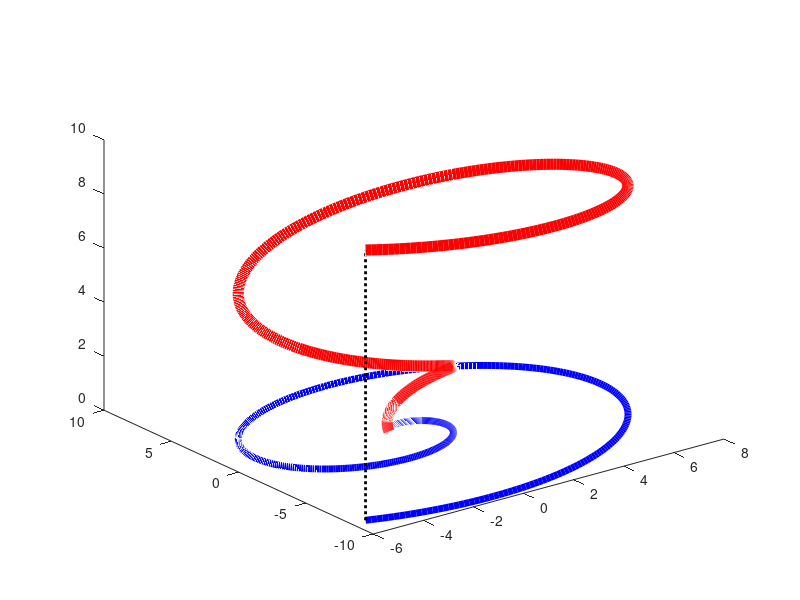

MATLAB code to generate this figure: (Note: this script raises an error after producing the figure.)
  %% mydata_rotate3D
  % demo that produces an animated png picture in 3D; it rotates when openend in a browser, such as Firefox
  % the demo assumes that operating system can find the open-source animated png-assembler apngasm-2.91-bin-win64.exe
  % this assembler app is ran outside Matlab by Matlab function rotate3D
  
  close all
  z = linspace(0,10,500)'; y = z.*cos(z); x = z.*sin(z); % set data
  
  Hfig = figure; % assign figure-handle for use in rotate3D
  plot3(x, y, z, 'r', 'linewidth', 8) % make 3D plot of data-curve
  hold on % add to figure
  plot3(x, y, 0*z, 'b', 'linewidth', 5) % make projection of data-curve on x,y-plane
  plot3(x([end end],1),y([end end],1),z([1 end],1), ':k', 'linewidth', 2) % connect end-points of both curves
  
  Ax = gca; Ax.XColor = 'none'; Ax.YColor = 'none'; Ax.ZColor = 'none'; % hide all axes
  view([60 20]) % set viewing angle on xy-plane, while rotating around z-axis
  rotate3D(Hfig, 'mydata_rotate3D'); % this writes 100 files in subdir "frames", and deletes them after producing the output file
  % you first see a rotating Matlab-fig, where Matlab does the rotation inside Matlab
  % then frame-pictures are written; this takes a while, see progress in Matlab's command-window
  % these frame-pictures are then catenated in the animated png file that is included in a html file and rotates outside Matlab
  
  % write html-file that includes the animated png-file mydata_rotate3D.png
  oid = fopen('mydata_rotate3D.html', 'w+'); % open file for reading and writing and deletes old content   
  fprintf(oid, '<!DOCTYPE html><html><body><img src="mydata_rotate3D.png" width="800px"></body></html>\n');           
  fclose(oid); close all
  
  web('mydata_rotate3D.html','-browser'); % open html-file in browser

  pause(3) % edit this if you want to keep these files
  delete('mydata_rotate3D.html','mydata_rotate3D.png') % clean-up
